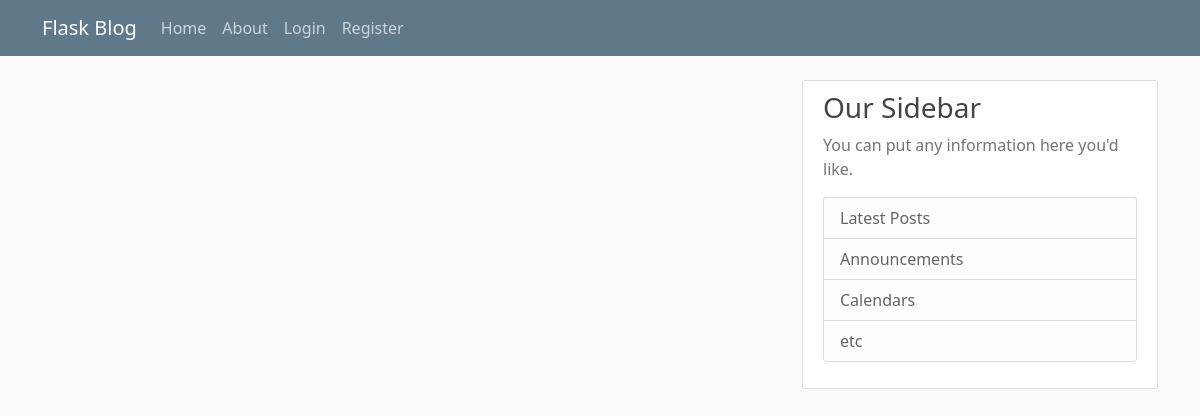
Page /home on the earlier database version.
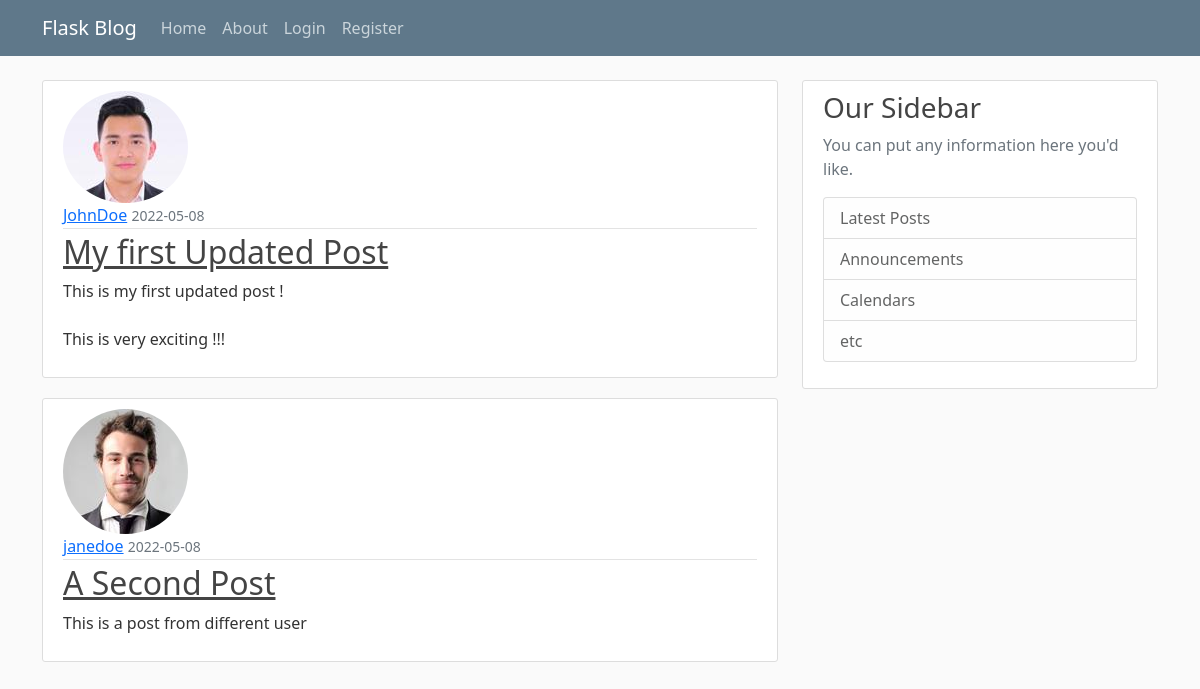
Same page on the later database version.
### flaskBlog/models.py (models this page shows, shortened)
class Post(db.Model):
    id = db.Column(db.Integer, primary_key=True)
    title = db.Column(db.String(100), nullable=False)
    date_posted = db.Column(db.DateTime, nullable=False, default=datetime.utcnow)
    content = db.Column(db.Text, nullable=False, default='default.jpg')
    user_id = db.Column(db.Integer, db.ForeignKey('user.id'), nullable=False)

class User(db.Model, UserMixin):
    id = db.Column(db.Integer, primary_key=True)
    username = db.Column(db.String(20), unique=True, nullable=False)
    email = db.Column(db.String(120), unique=True, nullable=False)
    image_file = db.Column(db.String(20), nullable=False, default='default.jpg')
    password = db.Column(db.String(60), nullable=False)
    posts = db.relationship('Post', backref='author', lazy=True)

### flaskBlog/routes.py (the view)
@app.route("/")
@app.route("/home")
def home():
    posts = Post.query.all()
    return render_template('home.html', posts=posts)

### flaskBlog/templates/home.html
{% extends "base.html" %}
    {% block content %}
        {% for post in posts %}
            <article class="media content-section">
                <img class="rounded-circle article-image" src="{{ url_for('static', filename='images/' + post.author.image_file) }}" alt="">
                <div class="media-body">
                    <div class="article-metadata">
                        <a class="mr-2" href="#">{{ post.author.username }}</a>
                        <small class="text-muted">{{ post.date_posted.strftime('%Y-%m-%d') }}</small>
                    </div>
                    <h2><a class="article-title" href="{{ url_for('post', post_id=post.id) }}">{{ post.title }}</a></h2>
                    <p class="article-content">{{ post.content }}</p>
                </div>
            </article>
        {% endfor %}
    {% endblock content %}

### flaskBlog/templates/base.html (shortened to what this page needs)
<!DOCTYPE html>
<html lang="en">
<head>
    <link href="https://cdn.jsdelivr.net/npm/bootstrap@5.1.3/dist/css/bootstrap.min.css" rel="stylesheet">
    <link rel="stylesheet" type="text/css" href="{{ url_for('static', filename='main.css') }}">
</head>
<body>
    <header class="site-header">
        <nav class="navbar navbar-expand-md navbar-dark bg-steel fixed-top">
            <div class="container">
                <a class="navbar-brand mr-4" href="/">Flask Blog</a>
                <div class="collapse navbar-collapse" id="navbarToggle">
                    <div class="navbar-nav mr-auto">
                        <a class="nav-item nav-link" href="{{url_for('home')}}">Home</a>
                        <a class="nav-item nav-link" href="{{url_for('about')}}">About</a>
                    </div>
                    <div class="navbar-nav">
                        {% if current_user.is_authenticated %}
                            <a class="nav-item nav-link" href="{{url_for('new_post')}}">New Post</a>
                            <a class="nav-item nav-link" href="{{url_for('account')}}">Account</a>
                            <a class="nav-item nav-link" href="{{url_for('logout')}}">Logout</a>
                        {% else %}
                            <a class="nav-item nav-link" href="{{url_for('login')}}">Login</a>
                            <a class="nav-item nav-link" href="{{url_for('register')}}">Register</a>
                        {% endif %}
                    </div>
                </div>
            </div>
        </nav>
    </header>
    <main role="main" class="container">
        <div class="row">
            <div class="col-md-8">
                {% block content %}
                {% endblock %}
            </div>
            <div class="col-md-4">
                <div class="content-section">
                    <h3>Our Sidebar</h3>
                    <p class='text-muted'>You can put any information here you'd like.
                    <ul class="list-group">
                        <li class="list-group-item list-group-item-light">Latest Posts</li>
                        <li class="list-group-item list-group-item-light">Announcements</li>
                        <li class="list-group-item list-group-item-light">Calendars</li>
                        <li class="list-group-item list-group-item-light">etc</li>
                    </ul>
                    </p>
                </div>
            </div>
        </div>
    </main>
</body>
</html>

### flaskBlog/static/main.css (style rules this page uses)
body { background: #fafafa; color: #333333; margin-top: 5rem; }
h1, h2, h3, h4, h5, h6 { color: #444444; }
.bg-steel { background-color: #5f788a; }
.site-header .navbar-nav .nav-link { color: #cbd5db; }
.content-section { background: #ffffff; padding: 10px 20px; border: 1px solid #dddddd; border-radius: 3px; margin-bottom: 20px; }
.article-title { color: #444444; }
.article-content { white-space: pre-line; }
.article-metadata { padding-bottom: 1px; margin-bottom: 4px; border-bottom: 1px solid #e3e3e3 }

Differences in the rows shown:
added Post: image_file (picture), author.username "JohnDoe", date_posted "2022-05-08", title "My first Updated Post", content "This is my first updated post ! This is very exciting !!!"
added Post: image_file (picture), author.username "janedoe", date_posted "2022-05-08", title "A Second Post", content "This is a post from different user"
